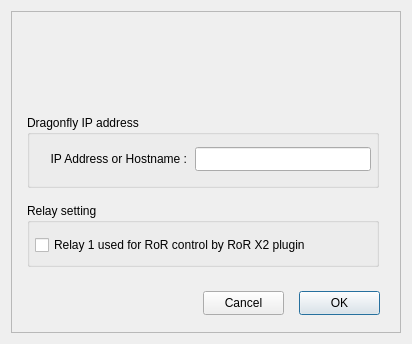
<?xml version="1.0" encoding="UTF-8"?>
<ui version="4.0">
 <class>X2Focus</class>
 <widget class="QDialog" name="X2Focus">
  <property name="geometry">
   <rect>
    <x>0</x>
    <y>0</y>
    <width>412</width>
    <height>344</height>
   </rect>
  </property>
  <property name="sizePolicy">
   <sizepolicy hsizetype="Fixed" vsizetype="Fixed">
    <horstretch>0</horstretch>
    <verstretch>0</verstretch>
   </sizepolicy>
  </property>
  <property name="minimumSize">
   <size>
    <width>412</width>
    <height>344</height>
   </size>
  </property>
  <property name="maximumSize">
   <size>
    <width>412</width>
    <height>344</height>
   </size>
  </property>
  <property name="windowTitle">
   <string>Dragonfly settings</string>
  </property>
  <layout class="QHBoxLayout" name="horizontalLayout_12">
   <item>
    <widget class="X2Form" name="X2Form">
     <property name="minimumSize">
      <size>
       <width>0</width>
       <height>0</height>
      </size>
     </property>
     <property name="maximumSize">
      <size>
       <width>99999</width>
       <height>99999</height>
      </size>
     </property>
     <property name="sizeIncrement">
      <size>
       <width>1</width>
       <height>1</height>
      </size>
     </property>
     <property name="frameShape">
      <enum>QFrame::StyledPanel</enum>
     </property>
     <property name="frameShadow">
      <enum>QFrame::Raised</enum>
     </property>
     <widget class="QPushButton" name="pushButtonCancel">
      <property name="geometry">
       <rect>
        <x>192</x>
        <y>280</y>
        <width>81</width>
        <height>24</height>
       </rect>
      </property>
      <property name="text">
       <string>Cancel</string>
      </property>
     </widget>
     <widget class="QPushButton" name="pushButtonOK">
      <property name="enabled">
       <bool>true</bool>
      </property>
      <property name="geometry">
       <rect>
        <x>288</x>
        <y>280</y>
        <width>81</width>
        <height>24</height>
       </rect>
      </property>
      <property name="text">
       <string>OK</string>
      </property>
      <property name="default">
       <bool>true</bool>
      </property>
     </widget>
     <widget class="QLabel" name="label_logo">
      <property name="geometry">
       <rect>
        <x>152</x>
        <y>8</y>
        <width>78</width>
        <height>80</height>
       </rect>
      </property>
      <property name="text">
       <string/>
      </property>
      <property name="pixmap">
       <pixmap>Lunatico3.png</pixmap>
      </property>
      <property name="alignment">
       <set>Qt::AlignCenter</set>
      </property>
      <property name="X2_PhotoFileName" stdset="0">
       <string>Lunatico3.png</string>
      </property>
     </widget>
     <widget class="QGroupBox" name="groupBox_2">
      <property name="geometry">
       <rect>
        <x>16</x>
        <y>192</y>
        <width>352</width>
        <height>64</height>
       </rect>
      </property>
      <property name="title">
       <string>Relay setting</string>
      </property>
      <widget class="QCheckBox" name="relay1RoR">
       <property name="geometry">
        <rect>
         <x>8</x>
         <y>32</y>
         <width>336</width>
         <height>20</height>
        </rect>
       </property>
       <property name="text">
        <string>Relay 1 used for RoR control by RoR X2 plugin</string>
       </property>
      </widget>
     </widget>
     <widget class="QGroupBox" name="groupBox">
      <property name="geometry">
       <rect>
        <x>16</x>
        <y>104</y>
        <width>352</width>
        <height>73</height>
       </rect>
      </property>
      <property name="title">
       <string>Dragonfly IP address</string>
      </property>
      <widget class="QLineEdit" name="IPAddress">
       <property name="geometry">
        <rect>
         <x>168</x>
         <y>32</y>
         <width>176</width>
         <height>24</height>
        </rect>
       </property>
       <property name="inputMask">
        <string/>
       </property>
       <property name="text">
        <string/>
       </property>
       <property name="alignment">
        <set>Qt::AlignCenter</set>
       </property>
      </widget>
      <widget class="QLabel" name="label_6">
       <property name="geometry">
        <rect>
         <x>0</x>
         <y>32</y>
         <width>160</width>
         <height>24</height>
        </rect>
       </property>
       <property name="text">
        <string>IP Address or Hostname :</string>
       </property>
       <property name="alignment">
        <set>Qt::AlignRight|Qt::AlignTrailing|Qt::AlignVCenter</set>
       </property>
      </widget>
     </widget>
    </widget>
   </item>
  </layout>
 </widget>
 <customwidgets>
  <customwidget>
   <class>X2Form</class>
   <extends>QFrame</extends>
   <header>x2form.h</header>
   <container>1</container>
  </customwidget>
 </customwidgets>
 <resources/>
 <connections/>
</ui>
